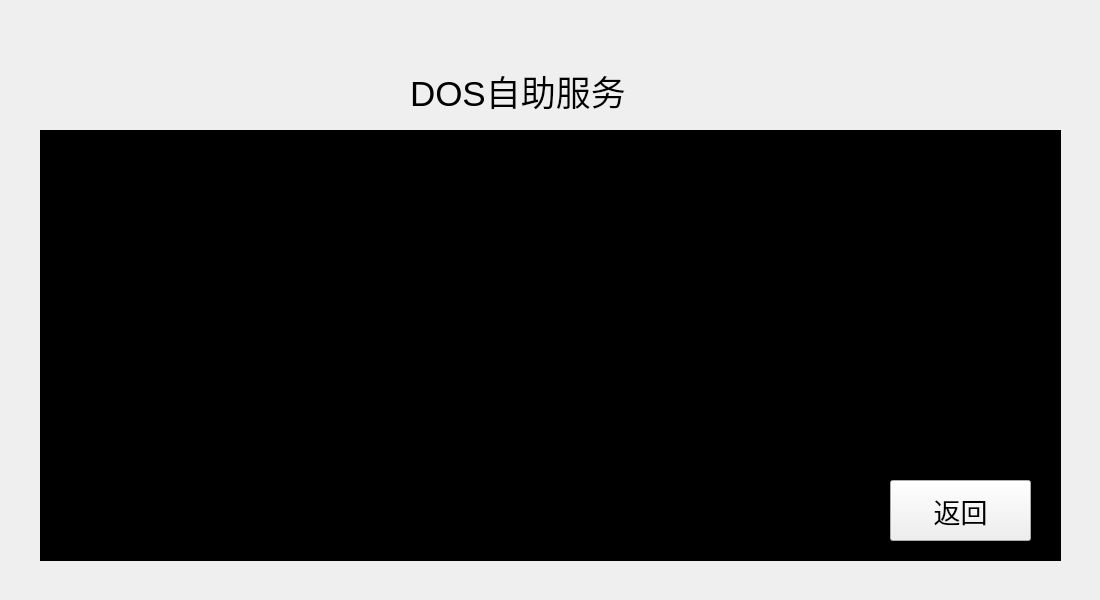
<?xml version="1.0" encoding="UTF-8"?>
<ui version="4.0">
 <class>three_class</class>
 <widget class="QWidget" name="three_class">
  <property name="geometry">
   <rect>
    <x>0</x>
    <y>0</y>
    <width>1100</width>
    <height>600</height>
   </rect>
  </property>
  <property name="sizePolicy">
   <sizepolicy hsizetype="Fixed" vsizetype="Fixed">
    <horstretch>0</horstretch>
    <verstretch>0</verstretch>
   </sizepolicy>
  </property>
  <property name="windowTitle">
   <string>three_class</string>
  </property>
  <widget class="QLabel" name="label">
   <property name="geometry">
    <rect>
     <x>0</x>
     <y>0</y>
     <width>1101</width>
     <height>601</height>
    </rect>
   </property>
   <property name="styleSheet">
    <string notr="true">background-image: url(:/images/resource/background.png);</string>
   </property>
   <property name="text">
    <string/>
   </property>
  </widget>
  <widget class="QTextEdit" name="textEdit">
   <property name="geometry">
    <rect>
     <x>40</x>
     <y>130</y>
     <width>1021</width>
     <height>431</height>
    </rect>
   </property>
   <property name="font">
    <font>
     <family>Arial</family>
     <pointsize>14</pointsize>
     <weight>50</weight>
     <italic>false</italic>
     <bold>false</bold>
    </font>
   </property>
   <property name="styleSheet">
    <string notr="true">background-color: black; color: green;
background-image: url(:/images/resource/DOS.jpg);
font: 14pt &quot;Arial&quot;;
</string>
   </property>
  </widget>
  <widget class="QLabel" name="label_2">
   <property name="geometry">
    <rect>
     <x>410</x>
     <y>70</y>
     <width>701</width>
     <height>41</height>
    </rect>
   </property>
   <property name="font">
    <font>
     <family>Arial</family>
     <pointsize>26</pointsize>
    </font>
   </property>
   <property name="text">
    <string>DOS自助服务</string>
   </property>
  </widget>
  <widget class="QPushButton" name="cancel">
   <property name="geometry">
    <rect>
     <x>890</x>
     <y>480</y>
     <width>141</width>
     <height>61</height>
    </rect>
   </property>
   <property name="font">
    <font>
     <family>Arial</family>
     <pointsize>20</pointsize>
    </font>
   </property>
   <property name="text">
    <string>返回</string>
   </property>
  </widget>
 </widget>
 <resources>
  <include location="picture.qrc"/>
 </resources>
 <connections/>
</ui>
